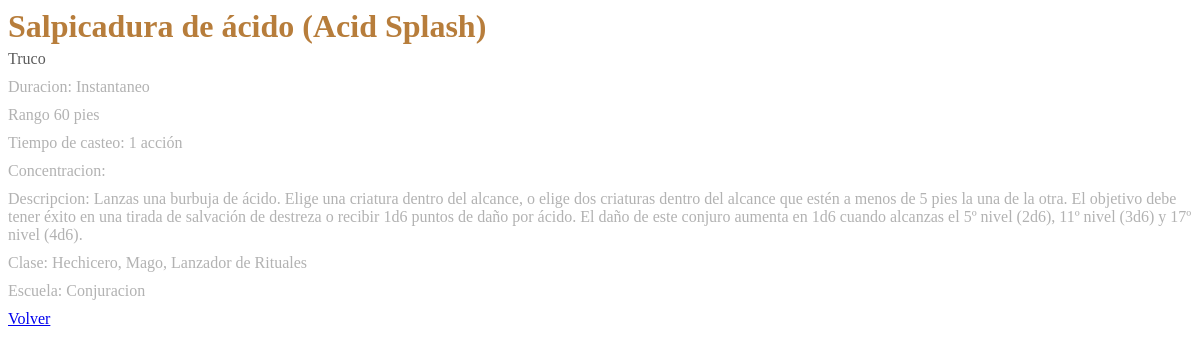
The app's page /sections/spell.php?id_spell=1&prevPath=allSpells.php with its own data.
### tables this page shows
CREATE TABLE `conjuros` (
  `id_spell` int(4) NOT NULL,
  `name` varchar(255) NOT NULL,
  `descr` text NOT NULL,
  `duracion` varchar(255) NOT NULL,
  `concentracicon` varchar(255) NOT NULL,
  `casteo` varchar(255) NOT NULL,
  `level` varchar(255) NOT NULL,
  `rango` varchar(255) NOT NULL,
  `clases` varchar(500) NOT NULL,
  `escuela` varchar(255) NOT NULL
);

### classes/DbConnector.php (called while the page is built, shortened)
<?php
class DbConector {
    private $db = "";
    private static $instance;
    public static function singleton()
    {
        if (!isset(self::$instance)) {
            self::$instance = new self();
        }
        return self::$instance;
    }
    private function __construct() {
        $this->db = new PDO($this::DB_DATA, $this::USERNAME, $this::PASSWD);
    }
    public function getSpells($ids, $diffOrder = null) {
        try {
            if ($ids != null) {
                if ($diffOrder == null) {
                    $consulta = $this->db->prepare("SELECT * FROM conjuros where id_spell in ($ids) ORDER BY `conjuros`.`level` ASC");
                }
            } else {
                return [];
            }
            $results = $consulta->execute();
            $data = $consulta->fetchAll();
            return $data;
        } catch (PDOException $e) {
            echo $e->getMessage();
        }
    }
}

### sections/spell.php (the view)
<?php
require_once("../classes/DbConnector.php");
$db = DbConector::singleton();
$spellId = $_GET["id_spell"];
$prevPath = $_GET["prevPath"];
$spellData = $db->getSpells($spellId)[0];
?>
<link rel="stylesheet" href="../styles/spell.css">
<div id="spellDiv">
    <h1><?=$spellData["name"]?></h1>
    <span id="spellSubTitle"><?=$spellData["level"]?></span>
    <p class="spellInfo">Duracion: <?=$spellData["duracion"]?></p>
    <p class="spellInfo">Rango <?=$spellData["rango"]?></p>
    <p class="spellInfo">Tiempo de casteo: <?=$spellData["casteo"]?></p>
    <p class="spellInfo">Concentracion: <?=$spellData["concentracion"]?></p>
    <p class="spellInfo">Descripcion: <?=$spellData["descr"]?></p>
    <p class="spellInfo">Clase: <?=$spellData["clases"]?></p>
    <p class="spellInfo">Escuela: <?=$spellData["escuela"]?></p>
    <a href="<?=$prevPath?>">Volver</a>
</div>

### styles/spell.css (style rules this page uses)
#spellDiv h1 { margin-top: 0; margin-bottom: 5px; }
#spellDiv h1, #spellDiv h2, #spellDiv h3 { color: #b77d3b; }
#spellSubTitle { color: #5b5b5b; display: block; }
.spellInfo { color: #b2b2b2; margin: 10px 0; display: block; }

### records on screen
conjuros: name "Salpicadura de ácido (Acid Splash)", level "Truco", duracion "Instantaneo", rango "60 pies", casteo "1 acción", descr "Lanzas una burbuja de ácido. Elige una criatura dentro del alcance, o elige dos criaturas dentro del alcance que estén a menos de 5 pies la una de la otra. El objetivo debe tener éxito en una tirada de salvación de destreza o recibir 1d6 puntos de daño por ácido. El daño de este conjuro aumenta en 1d6 cuando alcanzas el 5º nivel (2d6), 11º nivel (3d6) y 17º nivel (4d6).", clases "Hechicero, Mago, Lanzador de Rituales", escuela "Conjuracion"
